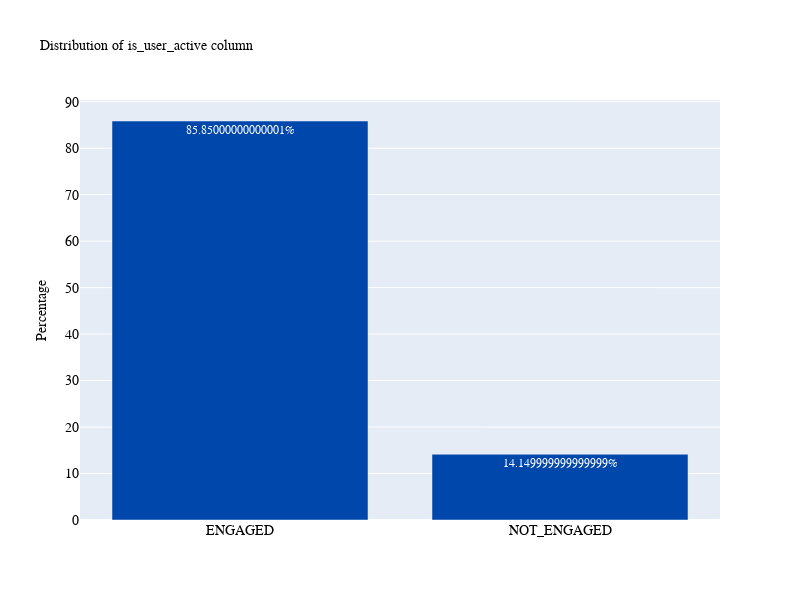

This figure's notebook cell:
### Code cell
plot_count_bar(is_user_engaged_df ,"is_user_active")

### Figure 1 — Plotly figure (JSON) as saved in the notebook; plotly's stock layout.template omitted (floating-point values rounded to 4 significant figures)
{"data": [{"marker": {"color": "#0047AB"}, "text": ["85.85000000000001%", "14.149999999999999%"], "textposition": "auto", "type": "bar", "x": ["ENGAGED", "NOT_ENGAGED"], "y": [85.85, 14.15]}], "layout": {"autosize": false, "font": {"color": "white", "family": "Courier New, monospace", "size": 12}, "height": 600, "title": {"font": {"color": "black", "family": "Courier New, monospace", "size": 14}, "text": "Distribution of is_user_active column"}, "width": 800, "xaxis": {"tickfont": {"color": "black", "family": "Courier New, monospace", "size": 14}}, "yaxis": {"tickfont": {"color": "black", "family": "Courier New, monospace", "size": 14}, "title": {"font": {"color": "black", "size": 14}, "text": "Percentage"}}}}
